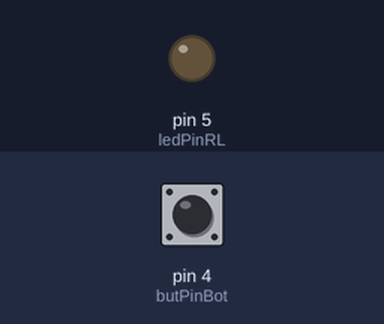
The sketch below on a simulated Arduino Uno, built with avr-gcc and run on an emulated ATmega328P. Shown: output pins drawn as LEDs (lit = HIGH). The test bench sets the inputs (shaded band); at power-on: pin 4 (butPinBot) LOW.

Above: at 1.2 s.
1.3 s: pin 4 (butPinBot) pulled HIGH for 0.15 s
At 1.37 s:
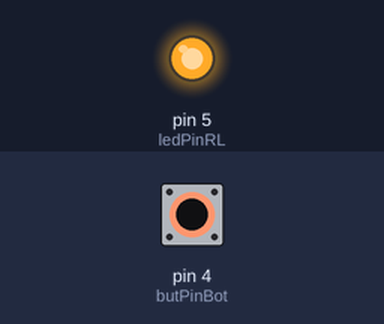
2.9 s: pin 4 (butPinBot) pulled HIGH for 3.2 s
At 6.6 s:
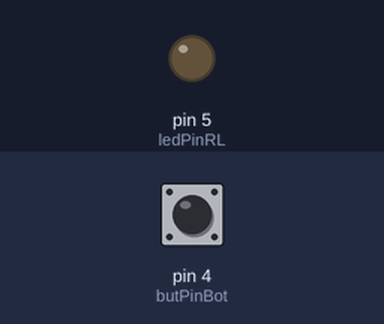
Timing chart, 0 to 8.1 s (numbered marks = the images above; inputs shaded):
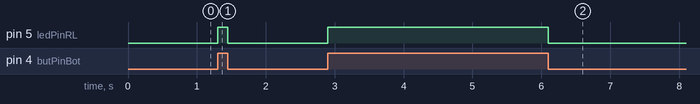

The sketch:

reacting_to_buttons.ino
```cpp
/*
 Name:		reacting_to_buttons.ino
 Created:	10-Nov-18 05:51:19 PM
 Author:	Arjan Lemmens
*/
const int ledPinRL = 5;
const int butPinBot = 4;
int buttonState;

// the setup function runs once when you press reset or power the board
void setup() {
	pinMode(ledPinRL, OUTPUT);
	pinMode(butPinBot, INPUT);
}

// the loop function runs over and over again until power down or reset
void loop() {
	buttonState = digitalRead(butPinBot);
	digitalWrite(ledPinRL, buttonState);
}
```

Measured:
- after the input at 1.3 s, pin 5 (ledPinRL): LOW → HIGH at once, → LOW 0.15 s later
- after the input at 2.9 s, pin 5 (ledPinRL): LOW → HIGH at once, → LOW 3.2 s later
